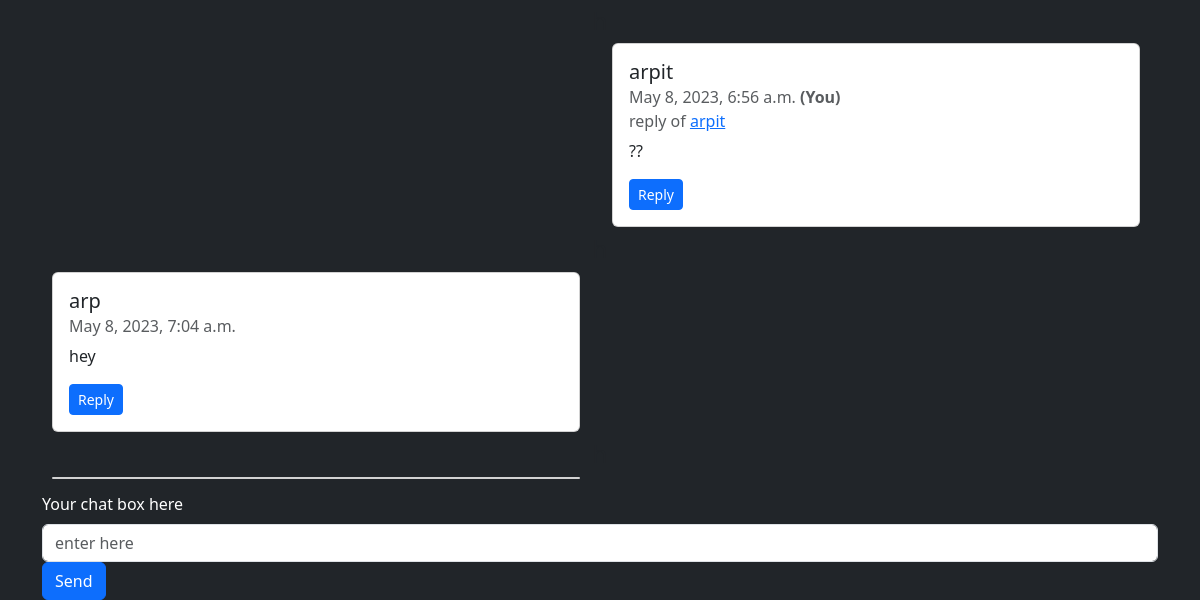
Before: / (signed in, lower part) with the older database file.
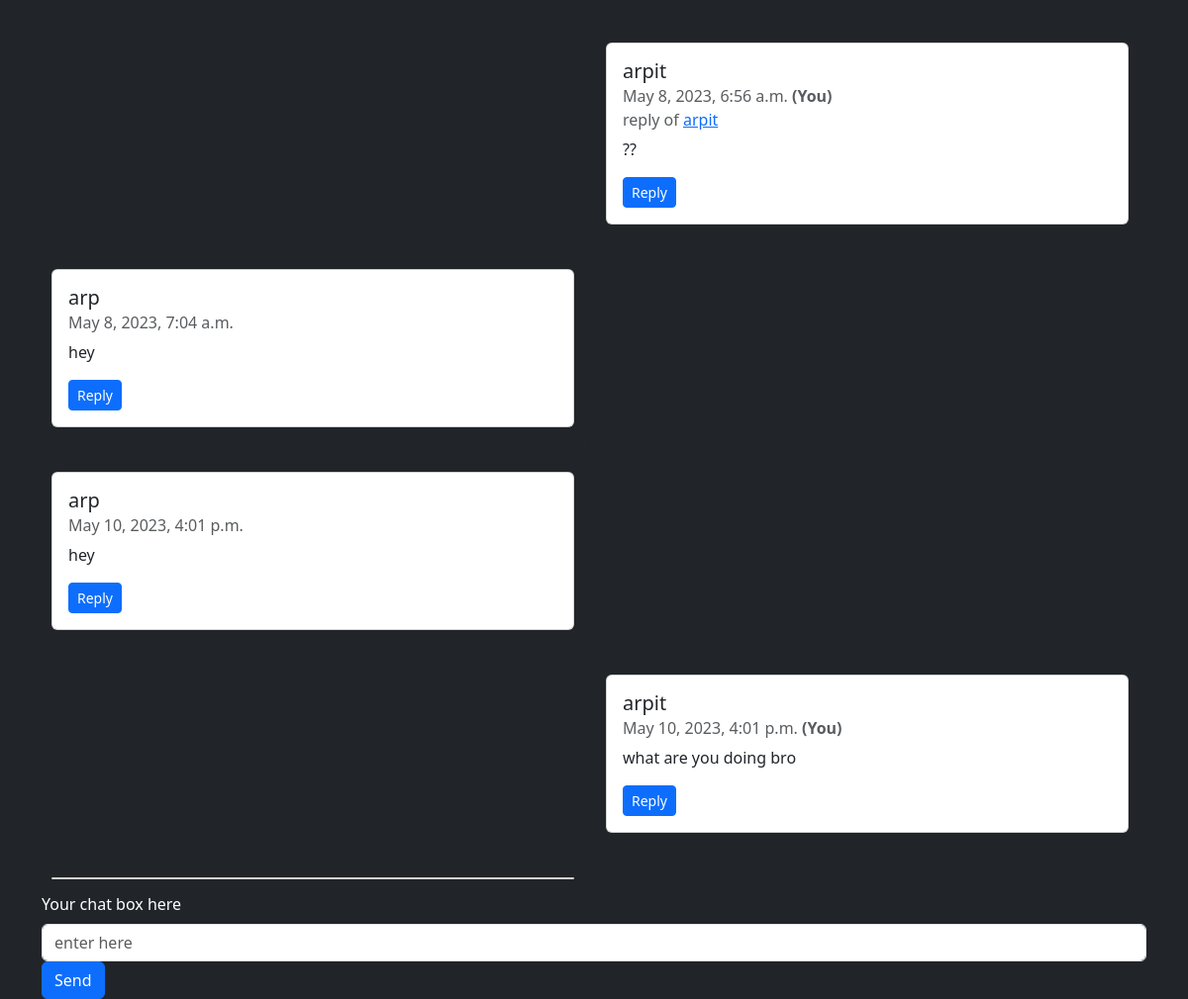
After: the same page with the newer database file.
### chj/models.py (models this page shows)
class Chatting(models.Model):
    cuser = models.ForeignKey(User, on_delete=models.CASCADE, related_name="chatuser")
    cusrep = models.ForeignKey('self', on_delete=models.CASCADE, null=True)
    chattts = models.CharField(max_length=1000000)
    useridhtml = models.CharField(max_length=1000000, null=True)
    timestamp = models.DateTimeField(default=now)
    def __str__(self):
        return self.cuser.username

### chj/views.py (the view)
# urls.py: 2. Add a URL to urlpatterns:  path('', views.home, name='home')
def home(request):
    chsud = Chatting.objects.order_by("timestamp")
    lusch = Chatting.objects.last()
    userr = request.user
    return render(request, "chat.html", {"userschat": chsud, "lchsd": lusch, "main_user":userr})

### templates/chat.html (shortened to what this page needs)
{% extends 'index.html' %}
{% block bd %}
{% load mathfilters %}
<div class="container my-5">
    {% for n in userschat %}
    {% if request.user.username == n.cuser.username %}
    <div class="card" id="chat-log" style="width: 33rem; margin-left: 570px;">
        {% else %}
        <div class="card" style="width: 33rem; margin-left: 10px;">
            {% endif %}
            <div class="card-body" id="{{n.cuser.username}}">
                <h5 class="card-title" id="ld{{forloop.counter}}">{{n.cuser.username}}</h5>
                <h6 class="card-subtitle mb-2 text-muted">{{n.timestamp}}
                    {% if request.user.username == n.cuser.username %}
                    <b>(You)</b>
                    {% endif %}
                </h6>
                {% if n.cusrep %}
                <h6 class="card-subtitle mb-2 text-muted">reply of
                <a {% if n.useridhtml == "1" %}
                    href="#h"
                {% else %}
                    href="#ld{{n.useridhtml|sub:1}}"
                {% endif %} >{{n.cusrep}}</a></h6>
                {% endif %}
                <p class="card-text">{{n.chattts}}</p>
                <button class="btn btn-primary btn-sm" id="button" onclick="t({{forloop.counter}})">
                    Reply
                </button>
            </div>
        </div>
        <h4 class="row d-flex justify-content-center mt-2 mx-2">h</h4>
        {% endfor %}
        <div class="card" style="width: 33rem; margin-left: 10px;" id="cchh"></div>
        <h4 class="row d-flex justify-content-center mt-2 mx-2">h</h4>
    </div>
    <h4 class="row d-flex justify-content-center mt-1 mx-2">h</h4>
    {% if user.is_authenticated %}
        <div class="container mt-1 fixed-bottom bg-dark">
            <label for="chat-message-input" class="form-label text-white">Your chat box here</label>
            <input type="text" class="form-control" placeholder="enter here" name="user_chatter" maxlength="999999"  id="messagee">
            <button type="submit" class="btn btn-primary" onclick="sendMessage()">Send</button>
        </div>
</div>
{% else %}
<div class="container my-3 fixed-bottom">
    <h3 class="row d-flex justify-content-center bg-danger text-white">Please login then sent message</h3>
</div>
{% endif %}
{% endblock %}

Changed rows visible on the page:
added Chatting: cuser.username "arp", timestamp "May 10, 2023, 4:01 p.m.", chattts "hey"
added Chatting: cuser.username "arpit", timestamp "May 10, 2023, 4:01 p.m.", shows "(You)", chattts "what are you doing bro"
